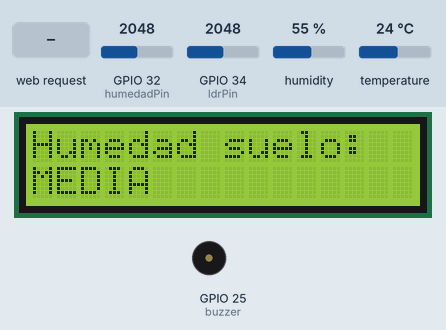
A sketch run on a simulated ESP32. On the bench: 16×2 character LCD, buzzer (waves = sounding, pin HIGH). The test bench sets the inputs (shaded band); at power-on: GPIO 32 (humedadPin) = 2048, temperature 24 °C, GPIO 34 (ldrPin) = 2048, humidity 55 %. WiFi joins after 1.5 s; servers stay silent unless stated; storage starts empty; what the sketch prints to the serial monitor is not drawn.

Above: at 2.7 s.
2.8 s: GPIO 32 (humedadPin) set to 2469
4.8 s: GPIO 32 (humedadPin) set to 2536
At 6.8 s:
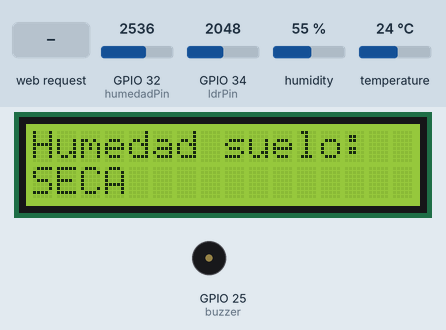
7.1 s: GPIO 32 (humedadPin) set to 1228
At 8.4 s:
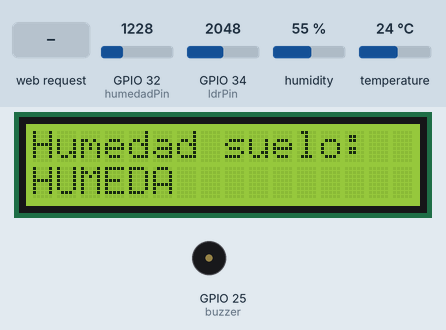
9.2 s: temperature set to 39 °C
10.9 s: temperature set to 42 °C
At 12.4 s:
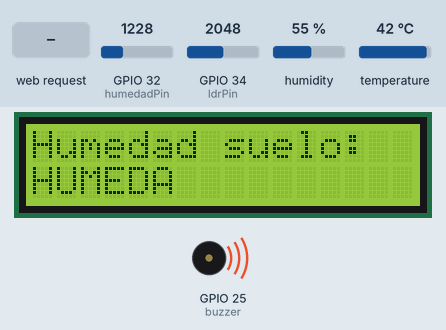
13.2 s: HTTP request GET /config?hum=120 received
At 15.0 s:
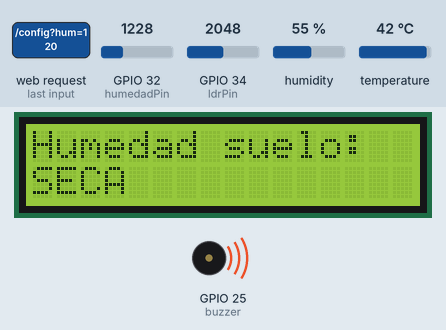
Timing chart, 0 to 16.2 s (numbered marks = the images above; inputs shaded):
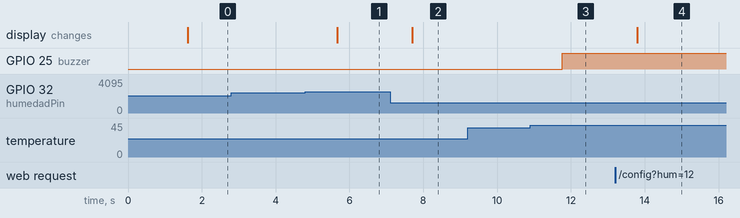

The sketch:

proyecto.ino
```cpp
/*
 *
 * Este programa implementa un sistema de monitoreo para una "Maceta Inteligente"
 * utilizando el microcontrolador ESP32. El sistema integra sensores de
 * temperatura y humedad ambiental (DHT11), humedad de suelo y niveles de luz.
 *
 * El dispositivo funciona como un servidor web asíncrono (AsyncWebServer) que
 * permite la visualización de datos en tiempo real mediante una interfaz web
 * almacenada en el sistema de archivos LittleFS.
 *
 * Incluye una lógica de control por estados que gestiona alertas visuales
 * en una pantalla LCD y alertas sonoras mediante un buzzer activo. Los umbrales
 * de activación para la temperatura máxima y la humedad mínima del suelo
 * son configurables de manera dinámica a través de una API REST.
 *
 * Integrantes del equipo:
 * 00000253088 Ximena Rosales Panduro
 * 00000253301 Isabel Valenzuela Rocha
 */

#include "DHT.h"
#include <LiquidCrystal.h>
#include <WiFi.h>
#include <AsyncTCP.h>
#include <ESPAsyncWebServer.h>
#include <LittleFS.h>

// ----------- PINES -----------
int ldrPin = 34;
int humedadPin = 32;

#define DHTPIN 27
#define DHTTYPE DHT11
DHT dht(DHTPIN, DHTTYPE);

int buzzer = 25;

LiquidCrystal lcd(19, 18, 5, 17, 16, 4);

// ----------- ESTADOS DEL SISTEMA -----------
enum EstadoSistema {
  INICIAL,
  NORMAL,
  ALERTA_TEMPERATURA,
  ALERTA_HUMEDAD,
  ERROR
};

// ----------- ENUMS -----------
enum EstadoHumedad {
  SECA,
  MEDIA,
  HUMEDA
};

EstadoSistema estadoActual = INICIAL;

// ----------- VARIABLES -----------
int luz;
int humedadSuelo;
float temperatura;
float humedadAmbiente;

float TEMP_MAX = 40;
int HUMEDAD_MIN = 40;

// ----------- WIFI -----------
const char* ssid = "MEGACABLE-2.4G-FCA5";
const char* password = "R54tgjp3nD";

AsyncWebServer server(80);

// Conectarse a la red
void conectarWifi() {
  WiFi.mode(WIFI_STA);

  Serial.print("Conectandose a la red ");
  Serial.println(ssid);

  WiFi.begin(ssid, password);

  while (WiFi.status() != WL_CONNECTED) {
    delay(500);
    Serial.print(".");
  }

  Serial.println("\nConexion establecida");
  Serial.print("IP: ");
  Serial.println(WiFi.localIP());
}

// API para datos
void configurarAPI() {

  // html
  server.on("/", HTTP_GET, [](AsyncWebServerRequest* request) {
    request->send(LittleFS, "/index.html", "text/html");
  });

  // Datos
  server.on("/datos", HTTP_GET, [](AsyncWebServerRequest* request) {

    int humedadPorcentaje = map(humedadSuelo, 0, 4095, 100, 0);
    int luzPorcentaje = map(luz, 0, 4095, 0, 100);

    String json = "{";
    json += "\"estado\":\"" + obtenerEstadoTexto(estadoActual) + "\",";
    json += "\"tipoEstado\":\"" + obtenerTipoEstado(estadoActual) + "\",";
    json += "\"temperatura\":" + String(temperatura) + ",";
    json += "\"humedadSuelo\":" + String(humedadPorcentaje) + ",";
    json += "\"luz\":" + String(luzPorcentaje) + ",";
    json += "\"humedadAmbiente\":" + String(humedadAmbiente) + ",";
    json += "\"tempMax\":" + String(TEMP_MAX) + ",";
    json += "\"humedadMin\":" + String(HUMEDAD_MIN);
    json += "}";

    request->send(200, "application/json", json);
  });

  server.on("/params", HTTP_GET, [](AsyncWebServerRequest* request) {

    String json = "{";
    json += "\"tempMax\":" + String(TEMP_MAX) + ",";
    json += "\"humedadMin\":" + String(HUMEDAD_MIN);
    json += "}";

    request->send(200, "application/json", json);
  });

  // Parámetros configurables
  server.on("/config", HTTP_GET, [](AsyncWebServerRequest* request) {

    if (request->hasParam("temp")) {
      TEMP_MAX = request->getParam("temp")->value().toFloat();
    }

    if (request->hasParam("hum")) {
      HUMEDAD_MIN = request->getParam("hum")->value().toInt();
    }

    Serial.println("---- CONFIG ACTUALIZADA ----");
    Serial.print("TEMP_MAX: "); Serial.println(TEMP_MAX);
    Serial.print("HUMEDAD_MIN (%): "); Serial.println(HUMEDAD_MIN);

    request->send(200, "text/plain", "OK");
  });

  server.begin();
  Serial.println("Servidor web listo");
}

// ----------- SETUP -----------
void setup() {
  Serial.begin(115200);

  dht.begin();
  pinMode(buzzer, OUTPUT);
  lcd.begin(16, 2);

  conectarWifi();

  if (!LittleFS.begin(true)) {
    Serial.println("Error montando LittleFS");
    return;
  }

  configurarAPI();
}

// ----------- LOOP -----------
void loop() {

  leerSensores();
  actualizarEstado();
  ejecutarEstado();

  delay(2000);
}

// ----------- FUNCIONES -----------

// Leer sensores
void leerSensores() {
  luz = analogRead(ldrPin);
  humedadSuelo = analogRead(humedadPin);

  temperatura = dht.readTemperature();
  humedadAmbiente = dht.readHumidity();
}

// Actualizar el estado
void actualizarEstado() {

  if (isnan(temperatura) || isnan(humedadAmbiente)) {
    estadoActual = ERROR;
    return;
  }

  int humedadPorcentaje = map(humedadSuelo, 0, 4095, 100, 0);

  Serial.print("Humedad %: ");
  Serial.println(humedadPorcentaje);

  if (temperatura > TEMP_MAX) {
    estadoActual = ALERTA_TEMPERATURA;
  }
  else if (humedadPorcentaje < HUMEDAD_MIN) {
    estadoActual = ALERTA_HUMEDAD;
  }
  else {
    estadoActual = NORMAL;
  }
}

// Ejecutar actuadores
void ejecutarEstado() {

  EstadoHumedad estadoH = obtenerEstadoHumedad(humedadSuelo);

  // Pantalla para humedad del suelo
  lcd.clear();

  lcd.setCursor(0, 0);
  lcd.print("Humedad suelo:");

  lcd.setCursor(0, 1);
  lcd.print(obtenerHumedadTexto(estadoH));

  // Buzzer para temperatura
  if (estadoActual == ALERTA_TEMPERATURA) {
    digitalWrite(buzzer, HIGH);
  } else {
    digitalWrite(buzzer, LOW);
  }

  mostrarSerial();
}

// Imprimir en serial
void mostrarSerial() {
  Serial.print("Estado: ");
  Serial.print(obtenerEstadoTexto(estadoActual));

  Serial.print(" | Temp: ");
  Serial.print(temperatura);

  Serial.print(" | Humedad RAW: ");
  Serial.print(humedadSuelo);

  Serial.print(" | Luz: ");
  Serial.println(luz);
}

// ----------- TEXTO -----------
String obtenerEstadoTexto(EstadoSistema estado) {
  switch (estado) {
    case INICIAL: return "Iniciando";
    case NORMAL: return "Planta en buen estado";
    case ALERTA_TEMPERATURA: return "Alta temperatura";
    case ALERTA_HUMEDAD: return "Suelo seco";
    case ERROR: return "Error sensor";
    default: return "Desconocido";
  }
}

String obtenerTipoEstado(EstadoSistema estado) {
  switch (estado) {
    case NORMAL: return "ok";
    case ALERTA_TEMPERATURA:
    case ALERTA_HUMEDAD:
    case ERROR: return "alert";
    default: return "ok";
  }
}

// ----------- HUMEDAD -----------
EstadoHumedad obtenerEstadoHumedad(int valor) {
  int porcentaje = map(valor, 0, 4095, 100, 0);

  if (porcentaje < HUMEDAD_MIN) {
    return SECA;
  } else if (porcentaje < 70) {
    return MEDIA;
  } else {
    return HUMEDA;
  }
}

String obtenerHumedadTexto(EstadoHumedad estado) {
  switch (estado) {
    case SECA: return "SECA";
    case MEDIA: return "MEDIA";
    case HUMEDA: return "HUMEDA";
    default: return "";
  }
}
```

Measured:
- the behaviour switches between 2497 and 2498 on GPIO 32 (humedadPin) (found by bisection; images 0 and 1)
- the behaviour switches between 40 and 41 °C on temperature (found by bisection; images 2 and 3)
- after the input at 2.8 s, every drawn part: stays the same
- after the input at 4.8 s, the display: changes after 0.87 s (image 1)
- after the input at 7.1 s, the display: changes after 0.60 s (image 2)
- after the input at 9.2 s, every drawn part: stays the same
- after the input at 10.9 s, GPIO 25 (buzzer): LOW → HIGH after 0.86 s
- after the input at 13.2 s, the display: changes after 0.59 s (image 4)
